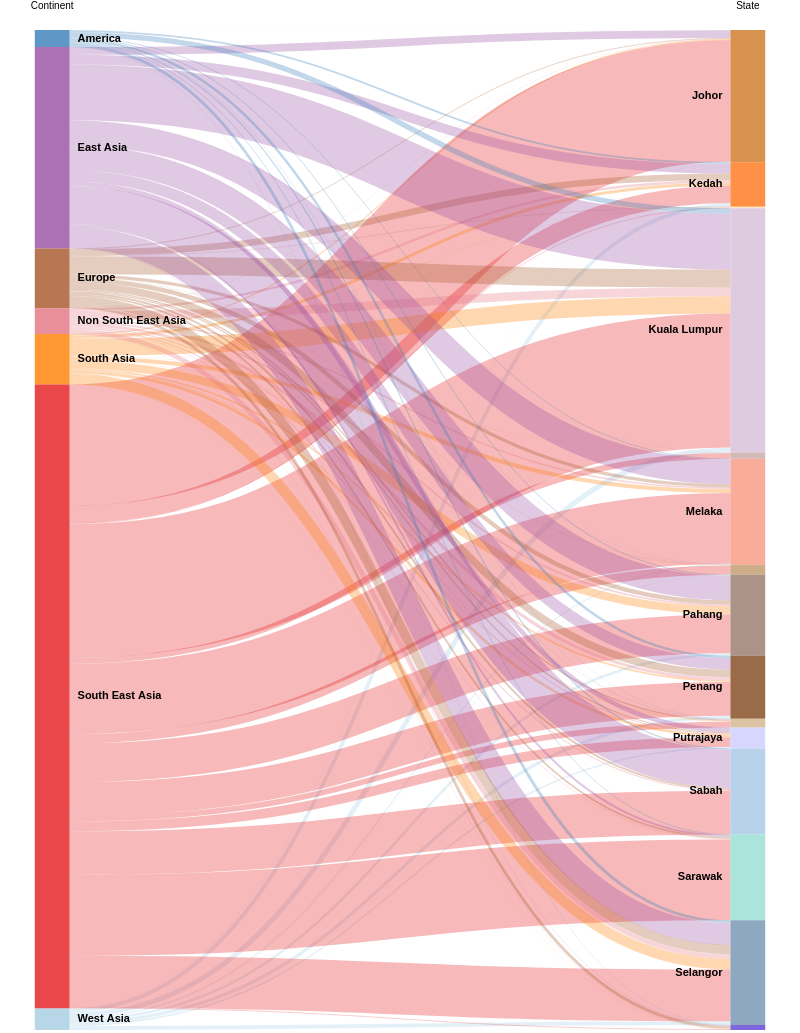

Vega-Lite specification stored for this chart:
### Vega specification from a JSON file in a GitHub repository (floating-point values rounded to 4 significant figures)
{"$schema": "https://vega.github.io/schema/vega/v3.0.json", "width": 800, "height": 1000, "data": [{"name": "rawData", "values": [{"Continent": "America", "State": "Johor", "Total_Arrivals": 9861}, {"Continent": "East Asia", "State": "Johor", "Total_Arrivals": 464974}, {"Continent": "Europe", "State": "Johor", "Total_Arrivals": 51181}, {"Continent": "Non South East Asia", "State": "Johor", "Total_Arrivals": 18310}, {"Continent": "South Asia", "State": "Johor", "Total_Arrivals": 67553}, {"Continent": "South East Asia", "State": "Johor", "Total_Arrivals": 7275410}, {"Continent": "West Asia", "State": "Johor", "Total_Arrivals": 17890}, {"Continent": "America", "State": "Kedah", "Total_Arrivals": 110758}, {"Continent": "East Asia", "State": "Kedah", "Total_Arrivals": 574597}, {"Continent": "Europe", "State": "Kedah", "Total_Arrivals": 390134}, {"Continent": "Non South East Asia", "State": "Kedah", "Total_Arrivals": 146073}, {"Continent": "South Asia", "State": "Kedah", "Total_Arrivals": 183272}, {"Continent": "South East Asia", "State": "Kedah", "Total_Arrivals": 1045980}, {"Continent": "West Asia", "State": "Kedah", "Total_Arrivals": 220484}, {"Continent": "America", "State": "Kelantan", "Total_Arrivals": 2969}, {"Continent": "Europe", "State": "Kelantan", "Total_Arrivals": 27712}, {"Continent": "Non South East Asia", "State": "Kelantan", "Total_Arrivals": 3659}, {"Continent": "South Asia", "State": "Kelantan", "Total_Arrivals": 18674}, {"Continent": "South East Asia", "State": "Kelantan", "Total_Arrivals": 35934}, {"Continent": "West Asia", "State": "Kelantan", "Total_Arrivals": 3489}, {"Continent": "America", "State": "Kuala Lumpur", "Total_Arrivals": 314172}, {"Continent": "East Asia", "State": "Kuala Lumpur", "Total_Arrivals": 3342480}, {"Continent": "Europe", "State": "Kuala Lumpur", "Total_Arrivals": 1082939}, {"Continent": "Non South East Asia", "State": "Kuala Lumpur", "Total_Arrivals": 514170}, {"Continent": "South Asia", "State": "Kuala Lumpur", "Total_Arrivals": 1038683}, {"Continent": "South East Asia", "State": "Kuala Lumpur", "Total_Arrivals": 8019347}, {"Continent": "West Asia", "State": "Kuala Lumpur", "Total_Arrivals": 303758}, {"Continent": "America", "State": "Labuan", "Total_Arrivals": 810}, {"Continent": "East Asia", "State": "Labuan", "Total_Arrivals": 8809}, {"Continent": "Europe", "State": "Labuan", "Total_Arrivals": 1651}, {"Continent": "Non South East Asia", "State": "Labuan", "Total_Arrivals": 602}, {"Continent": "South Asia", "State": "Labuan", "Total_Arrivals": 11802}, {"Continent": "South East Asia", "State": "Labuan", "Total_Arrivals": 338464}, {"Continent": "America", "State": "Melaka", "Total_Arrivals": 46253}, {"Continent": "East Asia", "State": "Melaka", "Total_Arrivals": 1486596}, {"Continent": "Europe", "State": "Melaka", "Total_Arrivals": 192736}, {"Continent": "Non South East Asia", "State": "Melaka", "Total_Arrivals": 88026}, {"Continent": "South Asia", "State": "Melaka", "Total_Arrivals": 247572}, {"Continent": "South East Asia", "State": "Melaka", "Total_Arrivals": 4220615}, {"Continent": "West Asia", "State": "Melaka", "Total_Arrivals": 61069}, {"Continent": "America", "State": "Negeri Sembilan", "Total_Arrivals": 2159}, {"Continent": "East Asia", "State": "Negeri Sembilan", "Total_Arrivals": 11891}, {"Continent": "Europe", "State": "Negeri Sembilan", "Total_Arrivals": 16422}, {"Continent": "Non South East Asia", "State": "Negeri Sembilan", "Total_Arrivals": 6966}, {"Continent": "South Asia", "State": "Negeri Sembilan", "Total_Arrivals": 15879}, {"Continent": "South East Asia", "State": "Negeri Sembilan", "Total_Arrivals": 532780}, {"Continent": "West Asia", "State": "Negeri Sembilan", "Total_Arrivals": 18272}, {"Continent": "America", "State": "Pahang", "Total_Arrivals": 54437}, {"Continent": "East Asia", "State": "Pahang", "Total_Arrivals": 1475469}, {"Continent": "Europe", "State": "Pahang", "Total_Arrivals": 259049}, {"Continent": "Non South East Asia", "State": "Pahang", "Total_Arrivals": 105098}, {"Continent": "South Asia", "State": "Pahang", "Total_Arrivals": 479448}, {"Continent": "South East Asia", "State": "Pahang", "Total_Arrivals": 2322400}, {"Continent": "West Asia", "State": "Pahang", "Total_Arrivals": 152766}, {"Continent": "America", "State": "Penang", "Total_Arrivals": 149665}, {"Continent": "East Asia", "State": "Penang", "Total_Arrivals": 681596}, {"Continent": "Europe", "State": "Penang", "Total_Arrivals": 455832}, {"Continent": "Non South East Asia", "State": "Penang", "Total_Arrivals": 190781}, {"Continent": "South Asia", "State": "Penang", "Total_Arrivals": 90087}, {"Continent": "South East Asia", "State": "Penang", "Total_Arrivals": 2020877}, {"Continent": "West Asia", "State": "Penang", "Total_Arrivals": 183025}, {"Continent": "America", "State": "Perak", "Total_Arrivals": 17095}, {"Continent": "East Asia", "State": "Perak", "Total_Arrivals": 19609}, {"Continent": "Europe", "State": "Perak", "Total_Arrivals": 79011}, {"Continent": "Non South East Asia", "State": "Perak", "Total_Arrivals": 16635}, {"Continent": "South Asia", "State": "Perak", "Total_Arrivals": 38938}, {"Continent": "South East Asia", "State": "Perak", "Total_Arrivals": 339536}, {"Continent": "West Asia", "State": "Perak", "Total_Arrivals": 11155}, {"Continent": "Europe", "State": "Perlis", "Total_Arrivals": 1560}, {"Continent": "Non South East Asia", "State": "Perlis", "Total_Arrivals": 737}, {"Continent": "South Asia", "State": "Perlis", "Total_Arrivals": 1471}, {"Continent": "South East Asia", "State": "Perlis", "Total_Arrivals": 3623}, {"Continent": "West Asia", "State": "Perlis", "Total_Arrivals": 263}, {"Continent": "America", "State": "Putrajaya", "Total_Arrivals": 9025}, {"Continent": "East Asia", "State": "Putrajaya", "Total_Arrivals": 266504}, {"Continent": "Europe", "State": "Putrajaya", "Total_Arrivals": 72367}, {"Continent": "Non South East Asia", "State": "Putrajaya", "Total_Arrivals": 59290}, {"Continent": "South Asia", "State": "Putrajaya", "Total_Arrivals": 159390}, {"Continent": "South East Asia", "State": "Putrajaya", "Total_Arrivals": 581654}, {"Continent": "West Asia", "State": "Putrajaya", "Total_Arrivals": 89686}, {"Continent": "America", "State": "Sabah", "Total_Arrivals": 64561}, {"Continent": "East Asia", "State": "Sabah", "Total_Arrivals": 2288098}, {"Continent": "Europe", "State": "Sabah", "Total_Arrivals": 114107}, {"Continent": "Non South East Asia", "State": "Sabah", "Total_Arrivals": 60393}, {"Continent": "South Asia", "State": "Sabah", "Total_Arrivals": 6854}, {"Continent": "South East Asia", "State": "Sabah", "Total_Arrivals": 2610152}, {"Continent": "West Asia", "State": "Sabah", "Total_Arrivals": 2613}, {"Continent": "America", "State": "Sarawak", "Total_Arrivals": 46217}, {"Continent": "East Asia", "State": "Sarawak", "Total_Arrivals": 114292}, {"Continent": "Europe", "State": "Sarawak", "Total_Arrivals": 99423}, {"Continent": "Non South East Asia", "State": "Sarawak", "Total_Arrivals": 33531}, {"Continent": "South Asia", "State": "Sarawak", "Total_Arrivals": 8969}, {"Continent": "South East Asia", "State": "Sarawak", "Total_Arrivals": 4837917}, {"Continent": "West Asia", "State": "Sarawak", "Total_Arrivals": 1638}, {"Continent": "America", "State": "Selangor", "Total_Arrivals": 173863}, {"Continent": "East Asia", "State": "Selangor", "Total_Arrivals": 1290889}, {"Continent": "Europe", "State": "Selangor", "Total_Arrivals": 561465}, {"Continent": "Non South East Asia", "State": "Selangor", "Total_Arrivals": 283681}, {"Continent": "South Asia", "State": "Selangor", "Total_Arrivals": 631091}, {"Continent": "South East Asia", "State": "Selangor", "Total_Arrivals": 3101730}, {"Continent": "West Asia", "State": "Selangor", "Total_Arrivals": 222077}, {"Continent": "America", "State": "Terengganu", "Total_Arrivals": 18531}, {"Continent": "East Asia", "State": "Terengganu", "Total_Arrivals": 20244}, {"Continent": "Europe", "State": "Terengganu", "Total_Arrivals": 170830}, {"Continent": "Non South East Asia", "State": "Terengganu", "Total_Arrivals": 21748}, {"Continent": "South Asia", "State": "Terengganu", "Total_Arrivals": 14585}, {"Continent": "South East Asia", "State": "Terengganu", "Total_Arrivals": 43269}, {"Continent": "West Asia", "State": "Terengganu", "Total_Arrivals": 5529}], "transform": [{"type": "formula", "expr": "datum['Continent']", "as": "stack1"}, {"type": "formula", "expr": "datum.State", "as": "stack2"}, {"type": "formula", "expr": "datum.Total_Arrivals", "as": "size"}]}, {"name": "nodes", "source": "rawData", "transform": [{"type": "filter", "expr": "!groupSelector || groupSelector.stack1 == datum.stack1 || groupSelector.stack2 == datum.stack2"}, {"type": "formula", "expr": "datum.stack1 + datum.stack2", "as": "key"}, {"type": "fold", "fields": ["stack1", "stack2"], "as": ["stack", "groupID"]}, {"type": "formula", "expr": "datum.stack == 'stack1' ? datum.stack1 + ' ' + datum.stack2 : datum.stack2 + ' ' + datum.stack1", "as": "sortField"}, {"type": "stack", "groupby": ["stack"], "sort": {"field": "sortField", "order": "descending"}, "field": "size"}, {"type": "formula", "expr": "(datum.y0 + datum.y1) / 2", "as": "yc"}]}, {"name": "groups", "source": "nodes", "transform": [{"type": "aggregate", "groupby": ["stack", "groupID"], "fields": ["size"], "ops": ["sum"], "as": ["total"]}, {"type": "stack", "groupby": ["stack"], "sort": {"field": "groupID", "order": "descending"}, "field": "total"}, {"type": "formula", "expr": "scale('y', datum.y0)", "as": "scaledY0"}, {"type": "formula", "expr": "scale('y', datum.y1)", "as": "scaledY1"}, {"type": "formula", "expr": "datum.stack == 'stack1'", "as": "rightLabel"}, {"type": "formula", "expr": "datum.total / domain('y')[1]", "as": "percentage"}]}, {"name": "destinationNodes", "source": "nodes", "transform": [{"type": "filter", "expr": "datum.stack == 'stack2'"}]}, {"name": "edges", "source": "nodes", "transform": [{"type": "filter", "expr": "datum.stack == 'stack1'"}, {"type": "lookup", "from": "destinationNodes", "key": "key", "fields": ["key"], "as": ["target"]}, {"type": "linkpath", "orient": "horizontal", "shape": "diagonal", "sourceY": {"expr": "scale('y', datum.yc)"}, "sourceX": {"expr": "scale('x', 'stack1') + bandwidth('x')"}, "targetY": {"expr": "scale('y', datum.target.yc)"}, "targetX": {"expr": "scale('x', 'stack2')"}}, {"type": "formula", "expr": "range('y')[0] - scale('y', datum.size)", "as": "strokeWidth"}, {"type": "formula", "expr": "datum.size / domain('y')[1]", "as": "percentage"}]}], "scales": [{"name": "x", "type": "band", "range": "width", "domain": ["stack1", "stack2"], "paddingOuter": 0.05, "paddingInner": 0.95}, {"name": "y", "type": "linear", "range": "height", "domain": {"data": "nodes", "field": "y1"}}, {"name": "color", "type": "ordinal", "range": ["#e41a1c", "#984ea3", "#ff7f00", "#a6cee3", "#377eb8", "#a65628", "#e37383", "#CC7722", "#FF7518", "#FFE5B4", "#D8BFD8", "#C9A9A6", "#F89880", "#C19A6B", "#967969", "#80461B", "#D2B48C", "#CBC3E3", "#CCCCFF", "#A7C7E7", "#96DED1", "#7393B3", "#5D3FD3"], "domain": ["South East Asia", "East Asia", "South Asia", "West Asia", "America", "Europe", "Non South East Asia", "Johor", "Kedah", "Kelantan", "Kuala Lumpur", "Labuan", "Melaka", "Negeri Sembilan", "Pahang", "Penang", "Perak", "Perlis", "Putrajaya", "Sabah", "Sarawak", "Selangor", "Terengganu"]}, {"name": "stackNames", "type": "ordinal", "range": ["Continent", "State"], "domain": ["stack1", "stack2"]}], "axes": [{"orient": "top", "scale": "x", "domain": false, "ticks": false, "labelPadding": 20, "encode": {"labels": {"update": {"text": {"scale": "stackNames", "field": "value", "fontWeight": "bold", "fontSize": 14}}}}}, {"orient": "left", "scale": "y", "labels": false, "domain": false, "ticks": false}], "marks": [{"type": "path", "name": "edgeMark", "from": {"data": "edges"}, "clip": true, "encode": {"update": {"stroke": [{"test": "groupSelector && groupSelector.stack == 'stack1'", "scale": "color", "field": "stack2"}, {"scale": "color", "field": "stack1"}], "strokeWidth": {"field": "strokeWidth"}, "path": {"field": "path"}, "strokeOpacity": {"signal": "!groupSelector && (groupHover.stack1 == datum.stack1 || groupHover.stack2 == datum.stack2) ? 0.9 : 0.3"}, "zindex": {"signal": "!groupSelector && (groupHover.stack1 == datum.stack1 || groupHover.stack2 == datum.stack2) ? 1 : 0"}, "tooltip": {"signal": "{\"Tourist from the Continent of\": datum.stack1, \"State\": datum.stack2, \"Total Arrivals\": format(datum.size, ',.0f')}"}}, "hover": {"strokeOpacity": {"value": 1}}}}, {"type": "rect", "name": "groupMark", "from": {"data": "groups"}, "encode": {"enter": {"fill": {"scale": "color", "field": "groupID"}, "width": {"scale": "x", "band": 1}}, "update": {"x": {"scale": "x", "field": "stack"}, "y": {"field": "scaledY0"}, "y2": {"field": "scaledY1"}, "fillOpacity": {"value": 0.8}, "tooltip": {"signal": "datum.groupID + ' has ' + format(datum.total, ',.0f') + ' total tourist arrivals.'"}}, "hover": {"fillOpacity": {"value": 1}}}}, {"type": "text", "from": {"data": "groups"}, "interactive": false, "encode": {"update": {"x": {"signal": "scale('x', datum.stack) + (datum.rightLabel ? bandwidth('x') + 8 : -8)"}, "yc": {"signal": "(datum.scaledY0 + datum.scaledY1) / 2"}, "align": {"signal": "datum.rightLabel ? 'left' : 'right'"}, "baseline": {"value": "middle"}, "fontWeight": {"value": "bold"}, "text": {"signal": "abs(datum.scaledY0 - datum.scaledY1) > 13 ? datum.groupID: ''"}}}}, {"type": "group", "data": [{"name": "dataForShowAll", "values": [{}], "transform": [{"type": "filter", "expr": "groupSelector"}]}], "encode": {"enter": {"xc": {"signal": "width / 2"}, "y": {"value": 30}, "width": {"value": 80}, "height": {"value": 30}}}, "marks": [{"type": "group", "name": "groupReset", "from": {"data": "dataForShowAll"}, "encode": {"enter": {"cornerRadius": {"value": 6}, "fill": {"value": "#f5f5f5"}, "stroke": {"value": "#c1c1c1"}, "strokeWidth": {"value": 2}, "height": {"field": {"group": "height"}}, "width": {"field": {"group": "width"}}}, "update": {"opacity": {"value": 1}}, "hover": {"opacity": {"value": 0.7}}}, "marks": [{"type": "text", "interactive": false, "encode": {"enter": {"xc": {"field": {"group": "width"}, "mult": 0.5}, "yc": {"field": {"group": "height"}, "mult": 0.5, "offset": 2}, "align": {"value": "center"}, "baseline": {"value": "middle"}, "fontWeight": {"value": "bold"}, "text": {"value": "Show All"}}}}]}]}], "signals": [{"name": "groupHover", "value": {}, "on": [{"events": "@groupMark:mouseover", "update": "{stack1:datum.stack == 'stack1' && datum.groupID, stack2:datum.stack == 'stack2' && datum.groupID}"}, {"events": "mouseout", "update": "{}"}]}, {"name": "groupSelector", "value": false, "on": [{"events": "@groupMark:click!", "update": "{stack:datum.stack, stack1: datum.stack == 'stack1' && datum.groupID, stack2: datum.stack == 'stack2' && datum.groupID}"}, {"events": [{"type": "click", "markname": "groupReset"}, {"type": "dblclick"}], "update": "false"}]}]}
